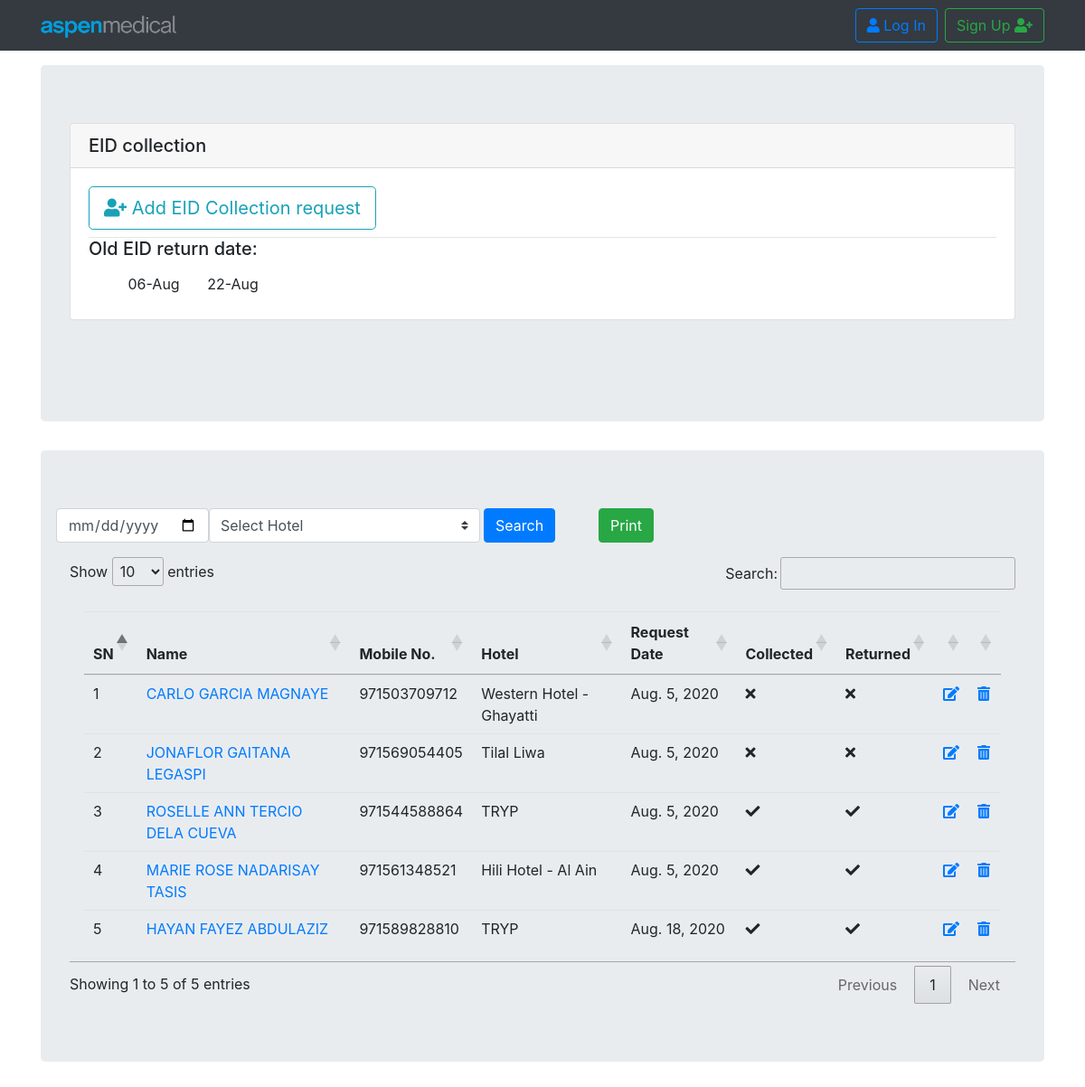
The app's page /payroll/eid_collect_list with its own data.
### payroll/models.py (models this page shows, shortened)
class EidCollect(models.Model):
    employee               = models.ForeignKey(Employee, related_name='employee_eidcollect', on_delete=models.CASCADE, blank=True,null=True)
    eid_requested_date     = models.DateField(null=True, blank=True)
    collected              = models.BooleanField(default=False)
    eid_collected_date     = models.DateField(null=True, blank=True)
    returned               = models.BooleanField(default=False)
    eid_returned_date      = models.DateField(null=True, blank=True)
    note                   = models.CharField(null=True, blank=True, max_length=300)

class Employee(models.Model):
    employee_id         = models.CharField(primary_key=True, max_length=60, unique=True)
    first_name          = models.CharField(max_length=60, blank=True,null=True)
    middle_name         = models.CharField(max_length=60, blank=True,null=True)
    last_name           = models.CharField(max_length=60, blank=True,null=True)
    GENDER_CHOICES      = (('Male', 'Male'),('Female', 'Female'),('Other', 'Other'),)
    gender              = models.CharField(max_length=10, choices=GENDER_CHOICES)
    hotel               = models.ForeignKey(Hotel, related_name='hotel_name', on_delete=models.CASCADE,null=True,blank=True)
    DOB                 = models.DateField(null=True, blank=True)
    religion            = models.CharField(max_length=20, null=True, blank=True)
    citizenship         = models.CharField(max_length=20, null=True, blank=True)
    country_birth       = models.CharField(max_length=20, null=True, blank=True)
    email               = models.EmailField(max_length=70, blank=True,null=True)
    phone               = models.IntegerField(null=True, blank=True,default=0)
    uae_address         = models.CharField(max_length=90, null=True, blank=True)
    home_country_phone  = models.CharField(max_length=90, null=True, blank=True)
    home_country_address= models.CharField(max_length=90, null=True, blank=True)
    department          = models.ForeignKey(Department, related_name='dept_name', on_delete=models.CASCADE,null=True,blank=True)
    designation         = models.CharField(max_length=40, null=True, blank=True)
    department_head     = models.BooleanField(default=False)
    joining_date        = models.DateField(null=True, blank=True)
    img                 = models.ImageField(upload_to='pics',null=True,blank=True, default='/static/images/default-user.jpg')
    employee_status_choice     = (('Deployed', 'Deployed'),('Exiting', 'Exiting'),('Resigning', 'Resigning'))
    employee_status            = models.CharField(max_length=10, default=['Active'], choices=employee_status_choice)

class Hotel(models.Model):
    hotel = models.CharField(unique=True, max_length=40)
    def __str__(self):
        return self.hotel

### payroll/views.py (the view)
# urls.py: path('eid_collect_list',views.EidCollectListView.as_view(),name='eid_collect_list'),
class EidCollectListView(ListView):
    template_name = 'payroll/eid_collect_list.html'
    context_object_name = 'eid_collect_list'
    def get_queryset(self):
        queryset= models.EidCollect.objects.all()
        if "date" in self.request.GET:
            if self.request.GET["date"] !="":
                queryset= models.EidCollect.objects.filter(eid_collected_date=self.request.GET["date"])
        if "hotel" in self.request.GET:
            if self.request.GET["hotel"] !="":
                queryset= queryset.filter(employee__hotel=self.request.GET["hotel"])
        return queryset
    def get_context_data(self, *args, **kwargs):
        context = super(EidCollectListView,self).get_context_data(*args,**kwargs)
        date = models.EidCollect.objects.all().values_list('eid_collected_date',flat=True).distinct()
        context['data'] = date
        hotel = models.Hotel.objects.all()
        context['hotel'] = hotel
        search=''
        if self.request.GET:
            search="?date="+ self.request.GET['date'] +"&hotel="+self.request.GET['hotel']
        context['search'] = search
        return context

### payroll/templates/payroll/eid_collect_list.html (shortened to what this page needs)
{% extends "base.html" %}
{% block content %}
{% load humanize %}
<div class="jumbotron">
    <div class="card mb-5">
        <h5 class="card-header">EID collection</h5>
        <div class="card-body">
          <a class="btn btn-outline-info btn-lg mb-2" href="{% url 'payroll:eid_collect_create' %}" role="button"><i class="fas fa-user-plus"> </i> Add EID Collection request</a>
          <hr>
          <h5> Old EID return date:</h5>
            {% for a in data %}
                <a class="btn" >{{a |date:'d-M'}} </a>
            {% endfor%}
        </div>
      </div>
</div>
      <div class="jumbotron">
              <div class="form-group row">
                <form class="form-inline" action="" method="get">
                <input class="form-control" type="date" name="date" id="example-date-input">
                <div class="input-group">
                    <select class="custom-select" name="hotel" id="inputGroupSelect04">
                        <option value=""> Select Hotel</option>
                    </select>
                </div>
                 <button type="submit" class="btn btn-primary ml-1">Search</button>
                 <a class="btn btn-success ml-5" href="{% url 'payroll:eid_collect_print' %}{{search}}" role="button"> Print </a>
                </form>
            </div>
                    <table class="table table-hover h-100 p-3" id="table_id" class="dispaly">
                        <thead>
                        <tr>
                            <th scope="col">SN</th>
                            <th scope="col">Name</th>
                            <th scope="col">Mobile No.</th>
                            <th scope="col">Hotel </th>
                            <th scope="col">Request Date </th>
                            <th scope="col">Collected</th>
                            <th scope="col">Returned</th>
                            <th scope="col"></th>
                            <th scope="col"></th>
                        </tr>
                        </thead>
                        <tbody>
                        {% for eid in eid_collect_list %}
                        <tr>
                            <td scope="row">{{ forloop.counter }}</td>
                            <td> <a href="{% url 'payroll:eid_collect_detail' pk=eid.pk %}"> {{eid.employee.first_name }} </a> </td>
                            <td> {{eid.employee.phone }}</td>
                            <td> {{eid.employee.hotel }}</td>
                            <td> {{eid.eid_requested_date }}</td>
                            <td>
                                {% if eid.collected %} <i class="fa fa-check"> </i>
                                {% else %} <i class="fa fa-times"> </i>
                                {% endif %}
                            </td>
                            <td>
                                {% if eid.returned %} <i class="fa fa-check"> </i>
                                {% else %} <i class="fa fa-times"> </i>
                                {% endif %}
                            </td>
                            <td> <a href="{% url 'payroll:eid_collect_update' pk=eid.pk %}"><i class="fas fa-edit"> </i></a> </td>
                            <td> <a href="{% url 'payroll:eid_collect_delete' pk=eid.pk %}"> <i class="fas fa-trash-alt"></i> </a> </td>
                        </tr>
                        {% endfor %}
                        </tbody>
                    </table>
        </div>
        </div>
{% endblock %}

### static/css/fa.css (style rules this page uses)
.fa,.fab,.fad,.fal,.far,.fas { -moz-osx-font-smoothing:grayscale;-webkit-font-smoothing:antialiased;display:inline-block;font-style:normal;font-variant:normal;text-rendering:auto;line-height:1 }
.fa-check:before { content:"\f00c" }
.fa-edit:before { content:"\f044" }
.fa-times:before { content:"\f00d" }
.fa-trash-alt:before { content:"\f2ed" }
.fa-user-plus:before { content:"\f234" }
.fa,.far,.fas { font-family:"Font Awesome 5 Free" }
.fa,.fas { font-weight:900 }

### static/css/mystylesheet.css (style rules this page uses)
hr { margin: 0px; }

### records on screen
EidCollect: employee.first_name "CARLO GARCIA MAGNAYE", employee.phone "971503709712", employee.hotel "Western Hotel - Ghayatti", eid_requested_date "Aug. 5, 2020", collected False (drawn), returned False (drawn)
EidCollect: employee.first_name "JONAFLOR GAITANA LEGASPI", employee.phone "971569054405", employee.hotel "Tilal Liwa", eid_requested_date "Aug. 5, 2020", collected False (drawn), returned False (drawn)
EidCollect: employee.first_name "ROSELLE ANN TERCIO DELA CUEVA", employee.phone "971544588864", employee.hotel "TRYP", eid_requested_date "Aug. 5, 2020", collected True (drawn), returned True (drawn)
EidCollect: employee.first_name "MARIE ROSE NADARISAY TASIS", employee.phone "971561348521", employee.hotel "Hili Hotel - Al Ain", eid_requested_date "Aug. 5, 2020", collected True (drawn), returned True (drawn)
EidCollect: employee.first_name "HAYAN FAYEZ ABDULAZIZ", employee.phone "971589828810", employee.hotel "TRYP", eid_requested_date "Aug. 18, 2020", collected True (drawn), returned True (drawn)

### other values on screen
{{ a |date:'d-M' }} "06-Aug" "22-Aug"
